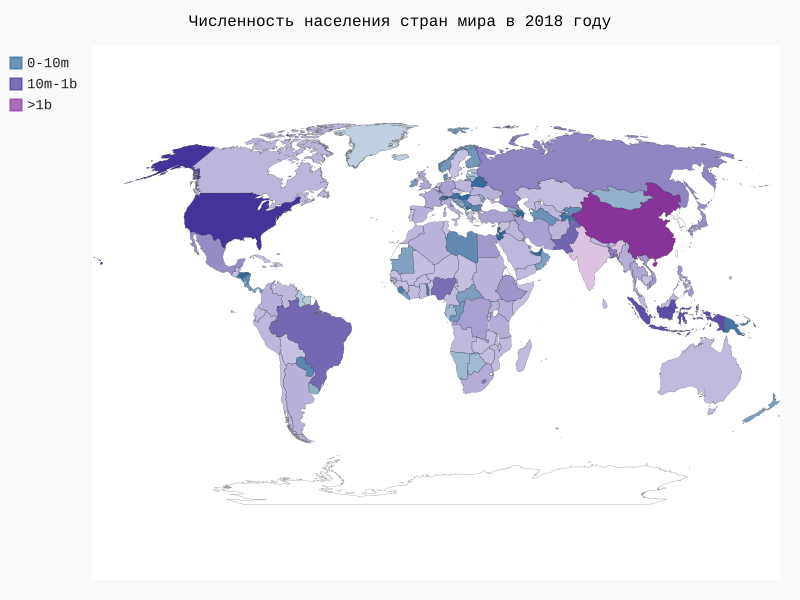

The script that drew this image:
from json import load
from pygal import style
from pygal_maps_world import maps

from export_countries.country_codes import get_country_code

# извлекаем данные из файла
with open('population_data.json') as file_obj:
    pop_data = load(file_obj)

# выводим население каждой страны за 2018 год
cc_population = {}
for pop_dict in pop_data:
    if pop_dict['Year'] == 2018:
        country_name = pop_dict["Country Name"]
        population = int(pop_dict['Value'])
        code = get_country_code(country_name)
        if code:
            cc_population[code] = population
        else:
            print(f"{country_name}")

# сгруппируем страны по уровням населения
cc_pops_1, cc_pops_2, cc_pops_3, = {}, {}, {}
for cc, pop in cc_population.items():
    if pop < 10000000:
        cc_pops_1[cc] = pop
    elif pop < 1000000000:
        cc_pops_2[cc] = pop
    else:
        cc_pops_3[cc] = pop

# визуализируем данные на карте мира
wm_style = style.RotateStyle('#336699')
world_map = maps.World(style=wm_style)
world_map.title = "Численность населения стран мира в 2018 году"
world_map.add("0-10m", cc_pops_1)
world_map.add("10m-1b", cc_pops_2)
world_map.add(">1b", cc_pops_3)
world_map.render_to_file('world_population.svg')
